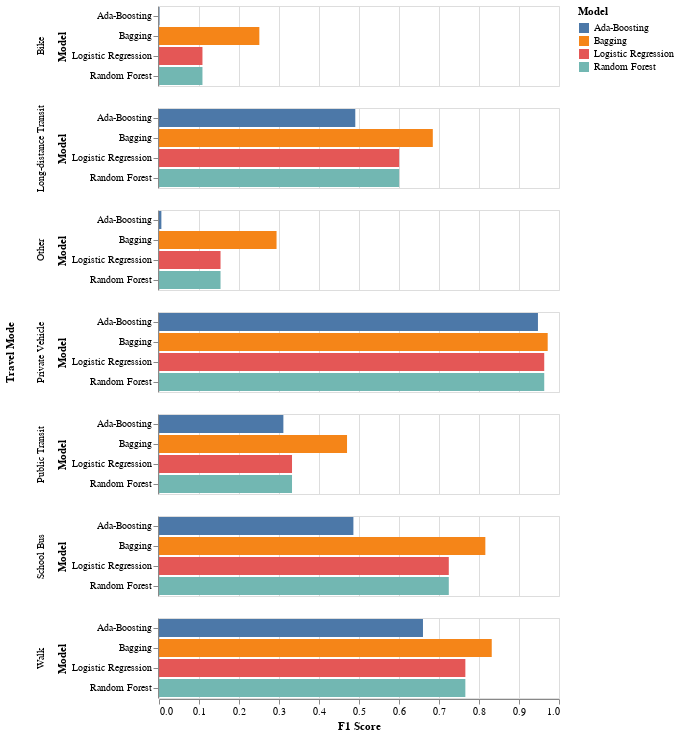

The specification (Vega-Lite) saved for this image:
### Vega-Lite specification from a JSON file in a GitHub repository (floating-point values rounded to 4 significant figures)
{"config": {"view": {"continuousWidth": 400, "continuousHeight": 300}}, "data": {"name": "data-b67e01c28b8c987ad5a2a09f89a6a5db"}, "mark": "bar", "encoding": {"color": {"type": "nominal", "field": "Model"}, "row": {"type": "nominal", "field": "Travel Mode"}, "x": {"type": "quantitative", "field": "F1 Score"}, "y": {"type": "ordinal", "field": "Model"}}, "$schema": "https://vega.github.io/schema/vega-lite/v4.8.1.json", "datasets": {"data-b67e01c28b8c987ad5a2a09f89a6a5db": [{"Travel Mode": "Walk", "Model": "Logistic Regression", "F1 Score": 0.7659}, {"Travel Mode": "Bike", "Model": "Logistic Regression", "F1 Score": 0.1086}, {"Travel Mode": "Private Vehicle", "Model": "Logistic Regression", "F1 Score": 0.9631}, {"Travel Mode": "Public Transit", "Model": "Logistic Regression", "F1 Score": 0.3325}, {"Travel Mode": "School Bus", "Model": "Logistic Regression", "F1 Score": 0.7245}, {"Travel Mode": "Long-distance Transit", "Model": "Logistic Regression", "F1 Score": 0.6004}, {"Travel Mode": "Other", "Model": "Logistic Regression", "F1 Score": 0.1538}, {"Travel Mode": "Walk", "Model": "Random Forest", "F1 Score": 0.7659}, {"Travel Mode": "Bike", "Model": "Random Forest", "F1 Score": 0.1086}, {"Travel Mode": "Private Vehicle", "Model": "Random Forest", "F1 Score": 0.9631}, {"Travel Mode": "Public Transit", "Model": "Random Forest", "F1 Score": 0.3325}, {"Travel Mode": "School Bus", "Model": "Random Forest", "F1 Score": 0.7245}, {"Travel Mode": "Long-distance Transit", "Model": "Random Forest", "F1 Score": 0.6004}, {"Travel Mode": "Other", "Model": "Random Forest", "F1 Score": 0.1538}, {"Travel Mode": "Walk", "Model": "Bagging", "F1 Score": 0.8319}, {"Travel Mode": "Bike", "Model": "Bagging", "F1 Score": 0.2509}, {"Travel Mode": "Private Vehicle", "Model": "Bagging", "F1 Score": 0.9717}, {"Travel Mode": "Public Transit", "Model": "Bagging", "F1 Score": 0.4701}, {"Travel Mode": "School Bus", "Model": "Bagging", "F1 Score": 0.8159}, {"Travel Mode": "Long-distance Transit", "Model": "Bagging", "F1 Score": 0.6845}, {"Travel Mode": "Other", "Model": "Bagging", "F1 Score": 0.2939}, {"Travel Mode": "Walk", "Model": "Ada-Boosting", "F1 Score": 0.6599}, {"Travel Mode": "Bike", "Model": "Ada-Boosting", "F1 Score": 0.001004}, {"Travel Mode": "Private Vehicle", "Model": "Ada-Boosting", "F1 Score": 0.9474}, {"Travel Mode": "Public Transit", "Model": "Ada-Boosting", "F1 Score": 0.3109}, {"Travel Mode": "School Bus", "Model": "Ada-Boosting", "F1 Score": 0.486}, {"Travel Mode": "Long-distance Transit", "Model": "Ada-Boosting", "F1 Score": 0.4907}, {"Travel Mode": "Other", "Model": "Ada-Boosting", "F1 Score": 0.005941}]}}
